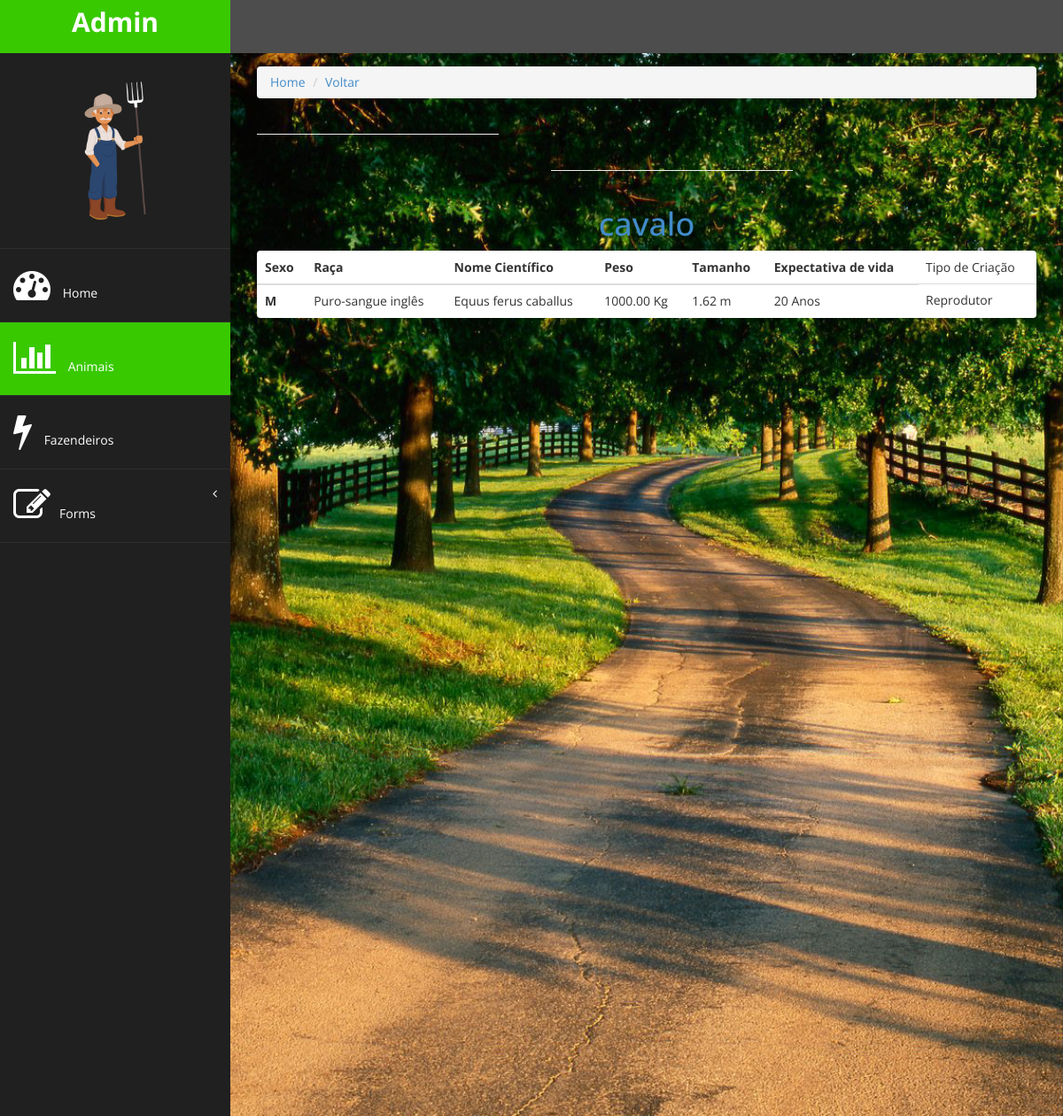
The page /gestao/animais/1/ on the database its author committed.
### gestao/models.py (models this page shows)
class Animal(models.Model):
      nome = models.CharField(max_length=20)
      sexo = models.CharField(max_length=1, choices=[('M','Macho'),('F','Fêmea')])
      raca = models.CharField(max_length=20, verbose_name='Raça')
      cientifico = models.CharField(max_length=20, verbose_name='Nome Científico')
      peso = models.DecimalField(max_digits=6, decimal_places=2)
      tamanho = models.DecimalField(max_digits=5,decimal_places=2)
      expectativa = models.IntegerField(verbose_name='Expectativa de Vida')
      tipo_criacao = models.CharField(max_length=10, choices=[('Abate','Abate'),('Reprodutor','Reprodutor')])

### gestao/views.py (the view)
# urls.py: path('animais/<int:animal_id>/', views.animal_show),
def animal_show(request, animal_id):
      animal = Animal.objects.get(id=animal_id)
      return render(request, 'animal/show.html', {'animal':animal})

### gestao/templates/animal/show.html
{% extends 'base.html' %}
{% block active-animais %}
active-menu
{% endblock %}
{% block conteudo %}
<div class="row">
      <div class="col-md-12">
            <ol class="breadcrumb">
                  <li><a href="/gestao/">Home</a></li>
                  <li><a href="/gestao/animais">Voltar</a></li>
            </ol>
      </div>
</div>
<div class="row">
      <div class="col-md-4">
            <hr class="featurette-divider">
      </div>
      <div class="col-md-4 espacamento-linha">
            <hr class="featurette-divider">
      </div>
</div>
<div class="row">
      <div class="col-md-12">
            <h1 id="nome-animal"><a target="_blank" href="https://www.google.com/search?ei=DAFEXKayDcLZ5OUP-72D0AE&q={{animal.nome}}+{{animal.raca}}">{{animal.nome}}</a></h1>
            <table class="table panel">
                  <thead>
                        <tr>
                              <th>Sexo</th>
                              <th>Raça</th>
                              <th>Nome Científico</th>
                              <th>Peso</th>
                              <th>Tamanho</th>
                              <th>Expectativa de vida</th>
                              <td>Tipo de Criação</td>
                        </tr>
                  </thead>
                  <tbody>
                        <tr>
                              <th>{{animal.sexo}}</th>
                              <td>{{animal.raca}}</td>
                              <td>{{animal.cientifico}}</td>
                              <td>{{animal.peso}} Kg</td>
                              <td>{{animal.tamanho}} m</td>
                              <td>{{animal.expectativa}} Anos</td>
                              <td>{{animal.tipo_criacao}}</td>
                        </tr>
                  </tbody>
            </table>
      </div>
</div>
{% endblock %}

### gestao/static/assets/css/custom.css (style rules this page uses)
body { font-family: 'Open Sans', sans-serif; }

### gestao/static/assets/css/style.css (style rules this page uses)
#nome-animal { text-align: center; }
.espacamento-linha { margin-left: 332px; }

### rows shown on the page
Animal: nome "cavalo", sexo "M", raca "Puro-sangue inglês", cientifico "Equus ferus caballus", peso "1000.00", tamanho "1.62", expectativa "20", tipo_criacao "Reprodutor"
